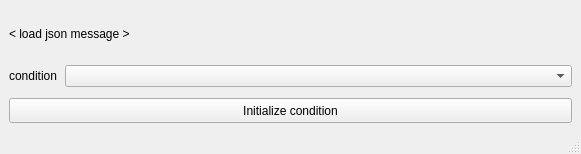
<?xml version="1.0" encoding="UTF-8"?>
<ui version="4.0">
 <class>MainWindow</class>
 <widget class="QMainWindow" name="MainWindow">
  <property name="geometry">
   <rect>
    <x>0</x>
    <y>0</y>
    <width>581</width>
    <height>154</height>
   </rect>
  </property>
  <property name="windowTitle">
   <string>MainWindow</string>
  </property>
  <widget class="QWidget" name="centralwidget">
   <layout class="QGridLayout" name="gridLayout_2">
    <item row="1" column="0">
     <layout class="QHBoxLayout" name="horizontal_layout">
      <item>
       <widget class="QLabel" name="label">
        <property name="sizePolicy">
         <sizepolicy hsizetype="Maximum" vsizetype="Preferred">
          <horstretch>0</horstretch>
          <verstretch>0</verstretch>
         </sizepolicy>
        </property>
        <property name="maximumSize">
         <size>
          <width>50</width>
          <height>16777215</height>
         </size>
        </property>
        <property name="text">
         <string>condition</string>
        </property>
       </widget>
      </item>
      <item>
       <widget class="QComboBox" name="combobox_conditions"/>
      </item>
     </layout>
    </item>
    <item row="3" column="0">
     <widget class="QPushButton" name="btn_initialize_condition">
      <property name="minimumSize">
       <size>
        <width>0</width>
        <height>25</height>
       </size>
      </property>
      <property name="text">
       <string>Initialize condition</string>
      </property>
     </widget>
    </item>
    <item row="2" column="0">
     <spacer name="verticalSpacer">
      <property name="orientation">
       <enum>Qt::Vertical</enum>
      </property>
      <property name="sizeType">
       <enum>QSizePolicy::Fixed</enum>
      </property>
      <property name="sizeHint" stdset="0">
       <size>
        <width>20</width>
        <height>5</height>
       </size>
      </property>
     </spacer>
    </item>
    <item row="0" column="0">
     <widget class="QLabel" name="lbl_message_loadjson">
      <property name="text">
       <string>&lt; load json message &gt;</string>
      </property>
     </widget>
    </item>
   </layout>
  </widget>
  <widget class="QMenuBar" name="menu_bar">
   <property name="geometry">
    <rect>
     <x>0</x>
     <y>0</y>
     <width>581</width>
     <height>21</height>
    </rect>
   </property>
  </widget>
  <widget class="QStatusBar" name="status_bar"/>
 </widget>
 <resources/>
 <connections/>
</ui>
